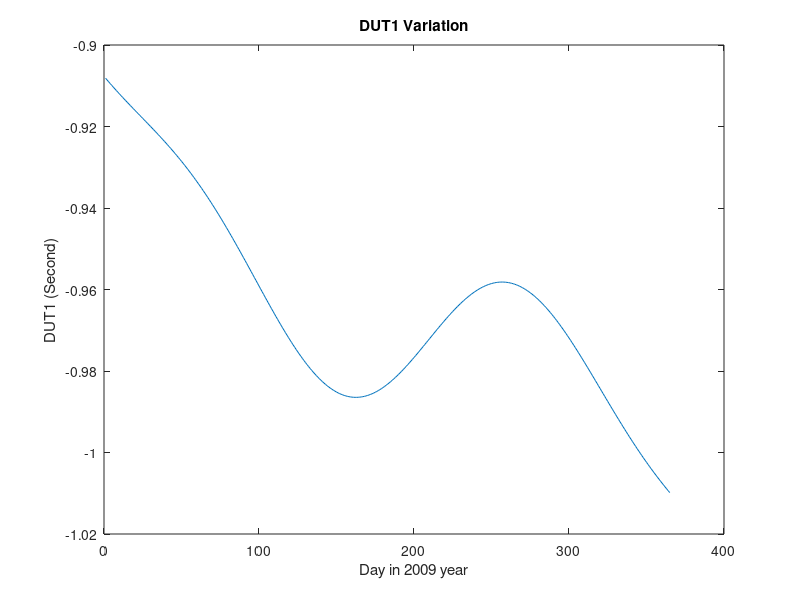

Source code (MATLAB):
%%
clc;clear all;format long g;
disp('--------------------------------------------------------------------')
disp('        |                                       |                   ')
disp('        |project by :      mehran ghandehary    |                   ')
disp('        |no : 851921326                         |                   ')
disp('        |********Surveying Engineering**********|                  ')
disp('        |********Isfahan University*************|                   ')


% MJD=Modified Julian Date=Julian Date-2400000.5 days
% MGD=52974 for 2003.Des.01
% UT1-UTC=-0.3892-0.00028(MJD-52961)-(UT2-UT1);
% UT2-UT1=0.022*sin(2*PI*T)-0.12*cos(2*PI*T)-0.006*sin(4*PI*T)+0.007*cos(4*PI*T);
% % T=Besselian year
% T=2000-(51544.5-MJD)/(365.242189813);
% A=2*PI*(MJD-52956)/365.25;
% C=2*PI*(MJD-52956)/435;
%**************************************************************************
%%
MJD=53005:1:(1827+53005);
for i=1:1828
A(i)=2*pi*(MJD(i)-52956)/365.25;
C(i)=2*pi*(MJD(i)-52956)/435;
x(i)=.0621+0.0184*cos(A(i))-0.0912*sin(A(i))+0.1036*cos(C(i))-0.0693*sin(C(i));
y(i)=0.3437-0.0761*cos(A(i))-0.0233*sin(A(i))-0.0693*cos(C(i))-0.1036*sin(C(i));
end
plot(x,y)
xlabel('Xp')
ylabel('Yp')
title('Polar Variation')
%**************************************************************************
%%
MJD=54832:1:(54832+364);
for i=1:365
    T(i)=2000-((51544.5-MJD(i))/(365.242189813));
    DUT2(i)=0.022*sin(2*pi*T(i))-0.012*cos(2*pi*T(i))-0.006*sin(4*pi*T(i))+0.007*cos(4*pi*T(i));
    DUT1(i)=-0.3892-(0.00028*(MJD(i)-52961))-(DUT2(i));
end
i=1:1:365;
plot(i,DUT1);
xlabel('Day in 2009 year')
ylabel('DUT1 (Second)')
title('DUT1 Variation')
%**************************************************************************